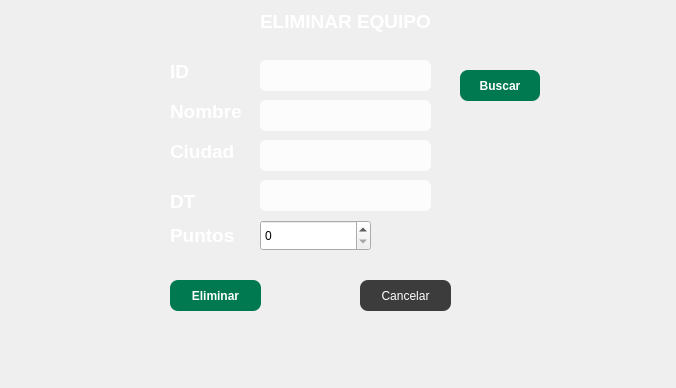
<?xml version="1.0" encoding="UTF-8"?>
<ui version="4.0">
 <class>eliminarequipo</class>
 <widget class="QDialog" name="eliminarequipo">
  <property name="geometry">
   <rect>
    <x>0</x>
    <y>0</y>
    <width>676</width>
    <height>388</height>
   </rect>
  </property>
  <property name="windowTitle">
   <string>Dialog</string>
  </property>
  <widget class="QLineEdit" name="lineEditIdEquipo">
   <property name="geometry">
    <rect>
     <x>260</x>
     <y>60</y>
     <width>171</width>
     <height>31</height>
    </rect>
   </property>
   <property name="styleSheet">
    <string notr="true">background-color: rgba(255, 255, 255, 200);
selection-color: rgb(255, 243, 240);
color: black;
border-radius: 6px;
padding: 4px;</string>
   </property>
   <property name="text">
    <string/>
   </property>
  </widget>
  <widget class="QLineEdit" name="lineEditCiudad">
   <property name="geometry">
    <rect>
     <x>260</x>
     <y>140</y>
     <width>171</width>
     <height>31</height>
    </rect>
   </property>
   <property name="styleSheet">
    <string notr="true">background-color: rgba(255, 255, 255, 200);
color: black;
border-radius: 6px;
padding: 4px;</string>
   </property>
   <property name="text">
    <string/>
   </property>
   <property name="readOnly">
    <bool>true</bool>
   </property>
  </widget>
  <widget class="QLineEdit" name="lineEditNombre">
   <property name="geometry">
    <rect>
     <x>260</x>
     <y>100</y>
     <width>171</width>
     <height>31</height>
    </rect>
   </property>
   <property name="styleSheet">
    <string notr="true">background-color: rgba(255, 255, 255, 200);
color: black;
border-radius: 6px;
padding: 4px;</string>
   </property>
   <property name="text">
    <string/>
   </property>
   <property name="readOnly">
    <bool>true</bool>
   </property>
  </widget>
  <widget class="QSpinBox" name="spinBoxPuntos">
   <property name="geometry">
    <rect>
     <x>260</x>
     <y>220</y>
     <width>111</width>
     <height>31</height>
    </rect>
   </property>
   <property name="maximum">
    <number>1000</number>
   </property>
  </widget>
  <widget class="QPushButton" name="btnEliminar">
   <property name="geometry">
    <rect>
     <x>170</x>
     <y>280</y>
     <width>91</width>
     <height>31</height>
    </rect>
   </property>
   <property name="styleSheet">
    <string notr="true">background-color: rgb(0, 120, 80);
color: white;
border-radius: 8px;
font-weight: bold;</string>
   </property>
   <property name="text">
    <string>Eliminar</string>
   </property>
  </widget>
  <widget class="QPushButton" name="btnBuscar">
   <property name="geometry">
    <rect>
     <x>460</x>
     <y>70</y>
     <width>80</width>
     <height>31</height>
    </rect>
   </property>
   <property name="styleSheet">
    <string notr="true">background-color: rgb(0, 120, 80);
color: white;
border-radius: 8px;
font-weight: bold;</string>
   </property>
   <property name="text">
    <string>Buscar</string>
   </property>
  </widget>
  <widget class="QPushButton" name="btnCancelar">
   <property name="geometry">
    <rect>
     <x>360</x>
     <y>280</y>
     <width>91</width>
     <height>31</height>
    </rect>
   </property>
   <property name="styleSheet">
    <string notr="true">background-color: rgb(60, 60, 60);
color: white;
border-radius: 8px;</string>
   </property>
   <property name="text">
    <string>Cancelar</string>
   </property>
  </widget>
  <widget class="QLabel" name="label_2">
   <property name="geometry">
    <rect>
     <x>0</x>
     <y>0</y>
     <width>681</width>
     <height>391</height>
    </rect>
   </property>
   <property name="text">
    <string/>
   </property>
   <property name="pixmap">
    <pixmap>:/Downloads/eliminar.png</pixmap>
   </property>
   <property name="scaledContents">
    <bool>true</bool>
   </property>
  </widget>
  <widget class="QLabel" name="labelId">
   <property name="geometry">
    <rect>
     <x>170</x>
     <y>60</y>
     <width>41</width>
     <height>21</height>
    </rect>
   </property>
   <property name="styleSheet">
    <string notr="true">color: white;
font-weight: bold;</string>
   </property>
   <property name="text">
    <string>&lt;html&gt;&lt;head/&gt;&lt;body&gt;&lt;p&gt;&lt;span style=&quot; font-size:14pt;&quot;&gt;ID&lt;/span&gt;&lt;/p&gt;&lt;/body&gt;&lt;/html&gt;</string>
   </property>
  </widget>
  <widget class="QLabel" name="labelNombre">
   <property name="geometry">
    <rect>
     <x>170</x>
     <y>100</y>
     <width>81</width>
     <height>21</height>
    </rect>
   </property>
   <property name="styleSheet">
    <string notr="true">color: white;
font-weight: bold;</string>
   </property>
   <property name="text">
    <string>&lt;html&gt;&lt;head/&gt;&lt;body&gt;&lt;p&gt;&lt;span style=&quot; font-size:14pt;&quot;&gt;Nombre&lt;/span&gt;&lt;/p&gt;&lt;/body&gt;&lt;/html&gt;</string>
   </property>
  </widget>
  <widget class="QLabel" name="labelCiudad">
   <property name="geometry">
    <rect>
     <x>170</x>
     <y>140</y>
     <width>71</width>
     <height>21</height>
    </rect>
   </property>
   <property name="styleSheet">
    <string notr="true">color: white;
font-weight: bold;</string>
   </property>
   <property name="text">
    <string>&lt;html&gt;&lt;head/&gt;&lt;body&gt;&lt;p&gt;&lt;span style=&quot; font-size:14pt;&quot;&gt;Ciudad&lt;/span&gt;&lt;/p&gt;&lt;/body&gt;&lt;/html&gt;</string>
   </property>
  </widget>
  <widget class="QLabel" name="labelDT">
   <property name="geometry">
    <rect>
     <x>170</x>
     <y>190</y>
     <width>41</width>
     <height>21</height>
    </rect>
   </property>
   <property name="styleSheet">
    <string notr="true">color: white;
font-weight: bold;</string>
   </property>
   <property name="text">
    <string>&lt;html&gt;&lt;head/&gt;&lt;body&gt;&lt;p&gt;&lt;span style=&quot; font-size:14pt;&quot;&gt;DT&lt;/span&gt;&lt;/p&gt;&lt;/body&gt;&lt;/html&gt;</string>
   </property>
  </widget>
  <widget class="QLabel" name="labelPuntos">
   <property name="geometry">
    <rect>
     <x>170</x>
     <y>220</y>
     <width>71</width>
     <height>31</height>
    </rect>
   </property>
   <property name="styleSheet">
    <string notr="true">color: white;
font-weight: bold;</string>
   </property>
   <property name="text">
    <string>&lt;html&gt;&lt;head/&gt;&lt;body&gt;&lt;p&gt;&lt;span style=&quot; font-size:14pt;&quot;&gt;Puntos&lt;/span&gt;&lt;/p&gt;&lt;/body&gt;&lt;/html&gt;</string>
   </property>
  </widget>
  <widget class="QLineEdit" name="lineEditDT">
   <property name="geometry">
    <rect>
     <x>260</x>
     <y>180</y>
     <width>171</width>
     <height>31</height>
    </rect>
   </property>
   <property name="styleSheet">
    <string notr="true">background-color: rgba(255, 255, 255, 200);
color: black;
border-radius: 6px;
padding: 4px;</string>
   </property>
   <property name="text">
    <string/>
   </property>
   <property name="readOnly">
    <bool>true</bool>
   </property>
  </widget>
  <widget class="QLabel" name="labelTituloEliminar">
   <property name="geometry">
    <rect>
     <x>260</x>
     <y>10</y>
     <width>171</width>
     <height>31</height>
    </rect>
   </property>
   <property name="styleSheet">
    <string notr="true">color: white;
font-weight: bold;</string>
   </property>
   <property name="text">
    <string>&lt;html&gt;&lt;head/&gt;&lt;body&gt;&lt;p&gt;&lt;span style=&quot; font-size:14pt;&quot;&gt;ELIMINAR EQUIPO&lt;/span&gt;&lt;br/&gt;&lt;/p&gt;&lt;/body&gt;&lt;/html&gt;</string>
   </property>
  </widget>
  <zorder>label_2</zorder>
  <zorder>lineEditIdEquipo</zorder>
  <zorder>lineEditCiudad</zorder>
  <zorder>lineEditNombre</zorder>
  <zorder>spinBoxPuntos</zorder>
  <zorder>btnEliminar</zorder>
  <zorder>btnBuscar</zorder>
  <zorder>btnCancelar</zorder>
  <zorder>labelId</zorder>
  <zorder>labelNombre</zorder>
  <zorder>labelCiudad</zorder>
  <zorder>labelDT</zorder>
  <zorder>labelPuntos</zorder>
  <zorder>lineEditDT</zorder>
  <zorder>labelTituloEliminar</zorder>
 </widget>
 <resources/>
 <connections/>
</ui>
